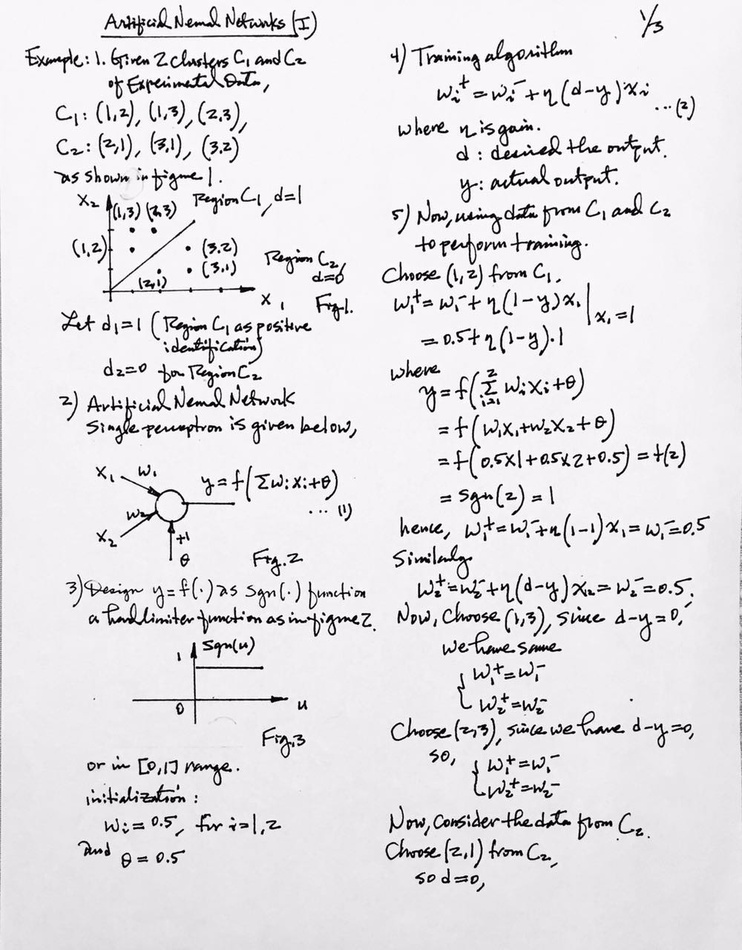
//> input picture IP120-AI-DL/2018F/2018F-7-107-Feedford1.jpg, 742 x 950 px, shrunk from 1000 x 1280 before the run
$ ./2019F-3-1findContour 2018F-7-107-Feedford1.jpg   (built with g++ and OpenCV 4)
//> lines starting //> are read from the running program, lines starting //| are printed output that depends on the picture; after the words box and inside, x2 and y2 are one past the last pixel; in counts of white or black regions, pixels touching at a corner belong together
/*-----------------------------------------------------*
 * Program: findContour.cpp;  CTI One Corp. HL         *
 * Date:    Sept. 2018;                                *
 * Purpose: Demo contour computations                  *
 * Another related program: createImage.cpp for        *
 *         the purpose of creating test pattern        *
 *         image to verify the contour computation.    *
 *-----------------------------------------------------*/

#include <iostream>
#include <fstream>
#include <string>
#include <unistd.h> //usleep( )
#include <math.h>   //sin( )
#include "opencv2/opencv_modules.hpp"
#include "opencv2/highgui/highgui.hpp"
#include "opencv2/imgproc.hpp"

using namespace std;
using namespace cv;

RNG rng(12345);

int main( int, char** argv )
{
        Mat frame, frame_gray, frame_blur;
        Mat frame_down, frame_tmp, frame_canny;

        frame = imread( argv[1], IMREAD_COLOR);
//> frame is the input picture: 950 rows x 742 cols, CV_8UC3; mean B, G, R 228.4, 225.4, 227.4

        if (!frame.data)
        {
        printf("No image data \n");
        return -1;
        }

        frame_tmp = frame;

        // [4 lines of commented-out code are left out]
        namedWindow("43 Display Image", WINDOW_AUTOSIZE);
        imshow("43 Display Image", frame);

        GaussianBlur( frame_tmp, frame_blur, Size( 5, 5 ), 20.0, 20.0 );
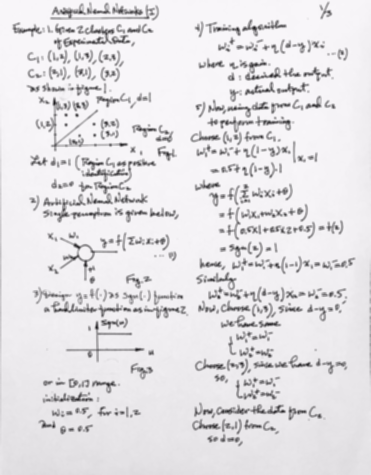
//> frame_blur: 950 rows x 742 cols, CV_8UC3 (shown at 1/2 size); mean B, G, R 228.4, 225.4, 227.4
        //imshow("47", frame_blur);

        Mat frame_binary, frame_blur_gray;
        cvtColor(frame_blur, frame_blur_gray, cv::COLOR_BGR2GRAY);

        cv::Scalar mean,stddev; //0:1st channel, 1:2nd channel and 2:3rd channel
        meanStdDev(frame_blur_gray,mean,stddev,cv::Mat());
//> mean = Scalar(226.4); stddev = Scalar(32.37)

        threshold( frame_blur_gray, frame_binary, mean.val[0] - 0.5*stddev.val[0], 255, 0 );
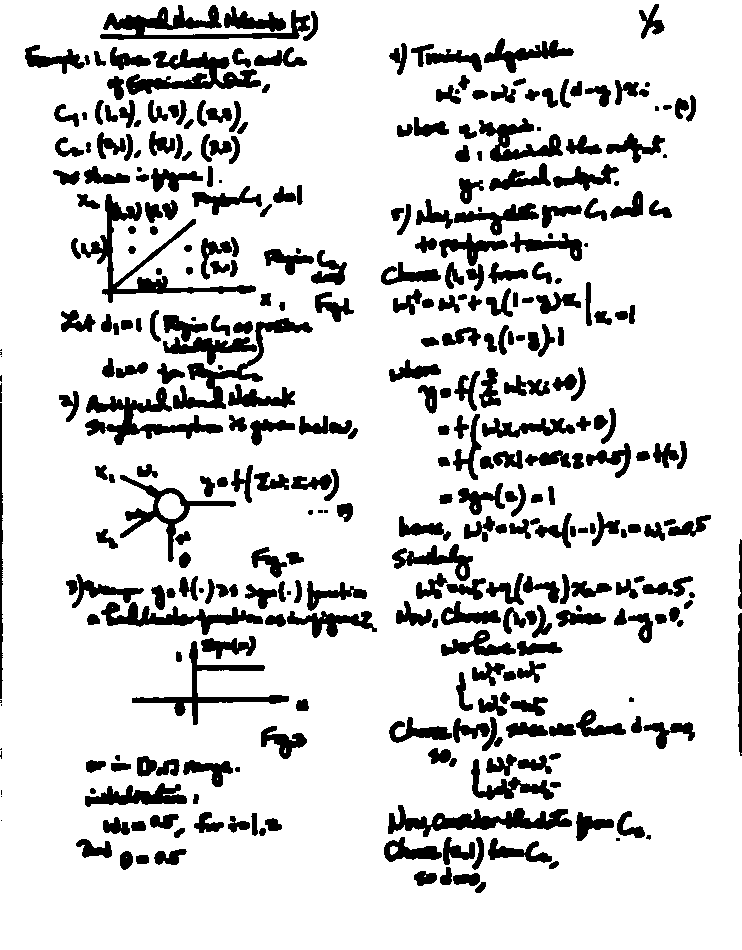
//> frame_binary: 950 rows x 742 cols, CV_8UC1; 84.5% white; 359 black regions (23 under 20 px)

        //Canny(frame_binary, frame_canny, 10, 100, 3); // Apply Canny edge detector

        vector<vector<Point> > contours_TREE, contours_CCOMP ;
        vector<Vec4i> hierarchy_TREE, hierarchy_CCOMP;

        findContours( frame_binary, contours_TREE, hierarchy_TREE,
                RETR_TREE, CHAIN_APPROX_SIMPLE, Point(0, 0) );
//> contours_TREE = 401 contours, 51 with area under 20; largest, box (x1, y1, x2, y2) and area: (0, 0, 742, 950) 701769, (80, 193, 257, 304) 3302, (99, 4, 311, 41) 3157, (84, 386, 224, 446) 2802, (125, 48, 262, 96) 2783

        findContours( frame_binary, contours_CCOMP, hierarchy_CCOMP,
                  RETR_CCOMP, CHAIN_APPROX_SIMPLE, Point(0, 0) );
//> contours_CCOMP has the same summary as contours_TREE

        Mat drawing_TREE = Mat::zeros( frame_binary.size(), CV_8UC3 );
        cout << "hierarchy_TREE:" << endl;

        for( int i = 0; i< contours_TREE.size(); i++ )
        {
                Scalar color = Scalar( rng.uniform(100, 255),
                                       rng.uniform(100,255), rng.uniform(100,255) );
                drawContours( drawing_TREE, contours_TREE, i, color, 2, 8,
                                       hierarchy_TREE, 0, Point());
                cout << "countour " << i << " [ne, pr, ch, pa]: "
                     << hierarchy_TREE [i] << endl;
        }
//> this loop made 401 passes
//| countour 0 [ne, pr, ch, pa]: [1, -1, -1, -1]
//| countour 1 [ne, pr, ch, pa]: [2, 0, -1, -1]
//| countour 2 [ne, pr, ch, pa]: [3, 1, -1, -1]
//| countour 3 [ne, pr, ch, pa]: [-1, 2, 4, -1]
//| countour 4 [ne, pr, ch, pa]: [5, -1, -1, 3]
//> (output is shown up to pass 5 of 401)
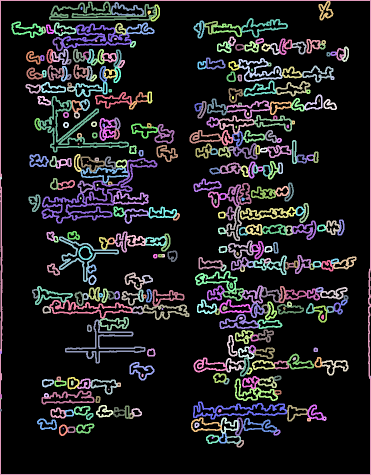
//> drawing_TREE: 950 rows x 742 cols, CV_8UC3 (shown at 1/2 size); mean B, G, R 32.7, 30.6, 31.3

        cout << endl;
        imshow("81 drawing_TREE ", drawing_TREE);
        Mat drawing_CCOMP = Mat::zeros( frame_binary.size(), CV_8UC3 );
        cout << "hierarchy_CCOMP:" << endl;

        for( int i = 0; i< contours_CCOMP.size(); i++ )
        {
                Scalar color = Scalar( rng.uniform(200, 255),
                                       rng.uniform(200,255), rng.uniform(200,255) );
                drawContours( drawing_CCOMP, contours_CCOMP, i, color, 2, 8,
                                       hierarchy_CCOMP, 0, Point());
                cout << "countour " << i << " [ne, pr, ch, pa]: "
                     << hierarchy_CCOMP [i] << endl;
        }
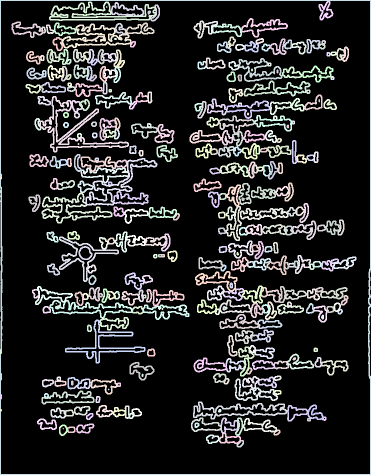
//> drawing_CCOMP: 950 rows x 742 cols, CV_8UC3 (shown at 1/2 size); mean B, G, R 40.4, 40.1, 39.8

        imshow("96 drawing_CCOMP ", drawing_CCOMP);

        //Print out all points of hierachy_TREE's contours
        for (int i=0; i<contours_TREE.size(); i++)
        {	cout << endl;
                cout << "hierarchy_TREE Contour " << i <<endl;
                for (int j=0; j<contours_TREE[i].size(); j++)
                {
                        cout << contours_TREE[i][j] << endl;
                }
        }

        //Print out all points of hierachy_CCOMP's contours
        for (int i=0; i<contours_CCOMP.size(); i++)
        {	cout << endl;
                cout << "hierarchy_CCOMP Contour " << i <<endl;
                for (int j=0; j<contours_CCOMP[i].size(); j++)
                {
                        cout << contours_CCOMP[i][j] << endl;
                }
        }

        Scalar color = Scalar( 0,0,255);

        //Copy contour 0 from hierachy_TREE
        Mat drawing_TREE_processed = Mat::zeros(drawing_TREE.size(), CV_8UC3);
        drawContours( drawing_TREE_processed, contours_CCOMP,
                      0, color, FILLED, 8, hierarchy_CCOMP, 1);
                      //maxLevel=1: nested contour
                      //maxLevel=2: nested-to-nested
        imshow ("124 drawing_TREE_0", drawing_TREE_processed);

        //HL 2018-9-13 Copy the largest contour from hierachy_CCOMP //find largest contour
        int idx = 0, largestComp = 0, smallestComp = 0;
        double maxArea = 0, minArea = 10000;
        for( ; idx >= 0; idx = hierarchy_CCOMP[idx][0] )
        {
        const vector<Point>& c = contours_CCOMP[idx];
        double area = fabs(contourArea(Mat(c)));
        if( area > maxArea )
        {
            maxArea = area;
            largestComp = idx;// find the largest contour??
        }
        }
//> this loop made 48 passes
//> (area, maxArea) on passes 3, 23, 48: (42.5, 42.5), (458, 458), (701769, 701769)
//> after the loop, idx = -1; maxArea = 701769; largestComp = 47

        Mat drawing_CCOMP_processed = Mat::zeros( frame_binary.size(), CV_8UC3 );
        drawContours( drawing_CCOMP_processed, contours_CCOMP,
                      largestComp, color, FILLED, LINE_8, hierarchy_CCOMP);
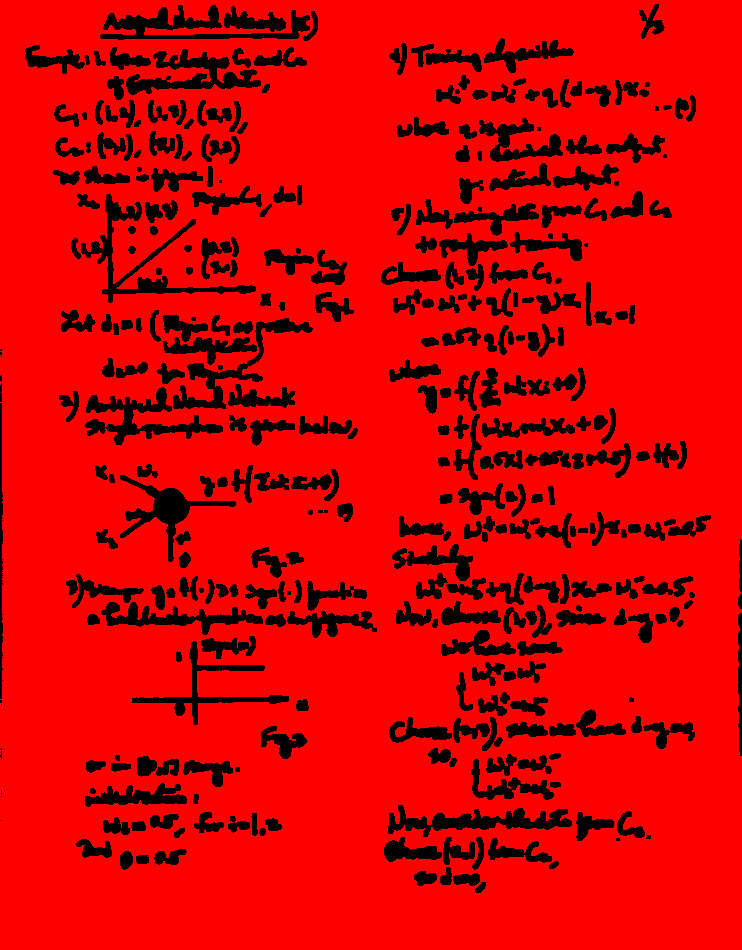
//> drawing_CCOMP_processed: 950 rows x 742 cols, CV_8UC3; mean B, G, R 0, 0, 215
        imshow("150 drawing_CCOMP_processed ", drawing_CCOMP_processed);

        // [8 lines of commented-out code are left out]
        drawContours( drawing_TREE, contours_TREE,
                      0, color, FILLED, 8, hierarchy_TREE, 1);
//> drawing_TREE: 950 rows x 742 cols, CV_8UC3; 1 pixels changed, all inside (x1, y1, x2, y2) = (741, 753, 742, 754)
        imshow("138 colored contour 0 drawing_TREE ", drawing_TREE);

        waitKey(0);
        return 0;
}

$ run again, on IP120-AI-DL/2018F/2018F-7-107-Feedford2.jpg
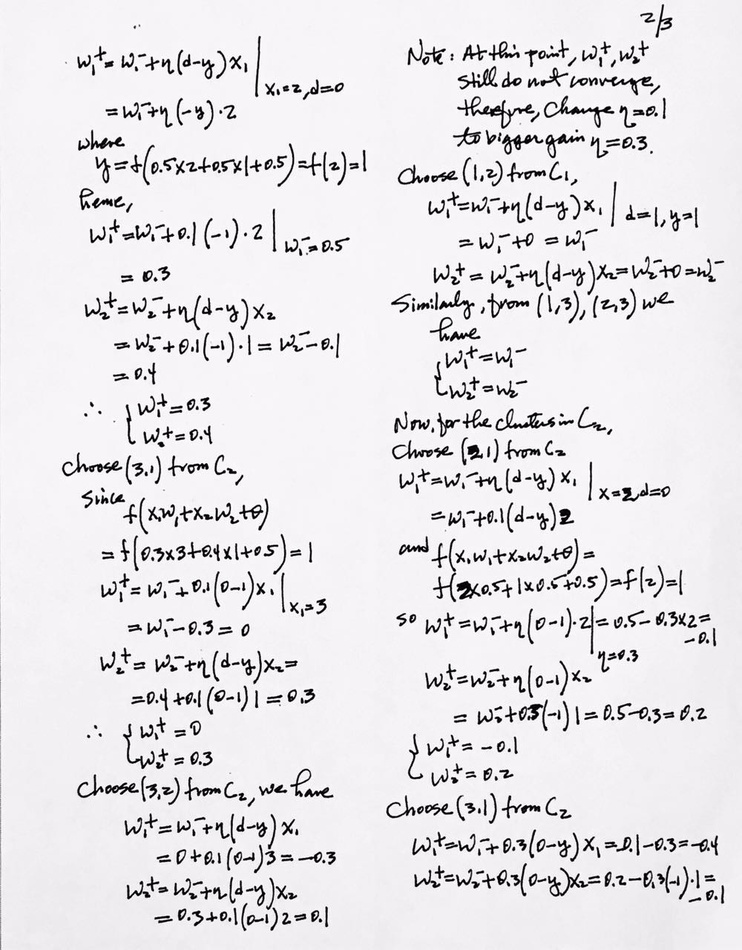
//> input picture IP120-AI-DL/2018F/2018F-7-107-Feedford2.jpg, 742 x 950 px, shrunk from 1000 x 1280 before the run
//> frame is the input picture: 950 rows x 742 cols, CV_8UC3; mean B, G, R 230.9, 227.9, 229.9
//> mean = Scalar(229); stddev = Scalar(34.35)
//> frame_binary: 950 rows x 742 cols, CV_8UC1; 84.5% white; 381 black regions (5 under 20 px)
//> contours_TREE = 421 contours, 29 with area under 20; largest, box (x1, y1, x2, y2) and area: (0, 0, 742, 950) 703196, (454, 537, 600, 592) 2260, (430, 537, 514, 604) 1794, (75, 773, 182, 807) 1619, (161, 153, 289, 178) 1618
//> contours_CCOMP has the same summary as contours_TREE
//> the loop `for( int i = 0; i< contours_TREE.size(); i++ )` made 421 passes
//| countour 0 [ne, pr, ch, pa]: [1, -1, -1, -1]
//| countour 1 [ne, pr, ch, pa]: [-1, 0, 2, -1]
//| countour 2 [ne, pr, ch, pa]: [3, -1, -1, 1]
//| countour 3 [ne, pr, ch, pa]: [4, 2, -1, 1]
//| countour 4 [ne, pr, ch, pa]: [5, 3, -1, 1]
//> (output is shown up to pass 5 of 421)
//> the loop `for( int i = 0; i< contours_CCOMP.size(); i++ )` made 421 passes
//| countour 0 [ne, pr, ch, pa]: [1, -1, -1, -1]
//| countour 1 [ne, pr, ch, pa]: [2, 0, -1, -1]
//| countour 2 [ne, pr, ch, pa]: [3, 1, -1, -1]
//| countour 3 [ne, pr, ch, pa]: [4, 2, -1, -1]
//| countour 4 [ne, pr, ch, pa]: [5, 3, -1, -1]
//> (output is shown up to pass 5 of 421)
//> after the loop `for( int i = 0; i< contours_CCOMP.size(); i++ )`:
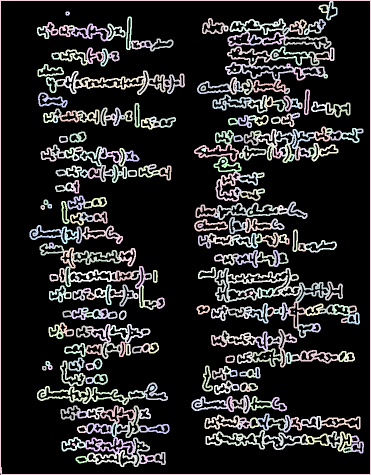
//> drawing_CCOMP: 950 rows x 742 cols, CV_8UC3 (shown at 1/2 size); mean B, G, R 40.5, 40.2, 40.5
//> the loop `for (int i=0; i<contours_TREE.size(); i++) {	cout << endl;` made 421 passes
//| hierarchy_TREE Contour 0
//| hierarchy_TREE Contour 1
//| hierarchy_TREE Contour 2
//| hierarchy_TREE Contour 3
//| hierarchy_TREE Contour 4
//> (output is shown up to pass 5 of 421)
//> the loop `for( ; idx >= 0; idx = hierarchy_CCOMP[idx][0] )` made 32 passes
//> (area, maxArea) on passes 7, 19, 25, 32: (23.5, 23.5), (40, 40), (49, 49), (703195.5, 703195.5)
//> after the loop `for( ; idx >= 0; idx = hierarchy_CCOMP[idx][0] )`: idx = -1; maxArea = 703195.5; largestComp = 31
//> `drawContours( drawing_CCOMP_processed, contours_CCOMP, largestComp, co..`:
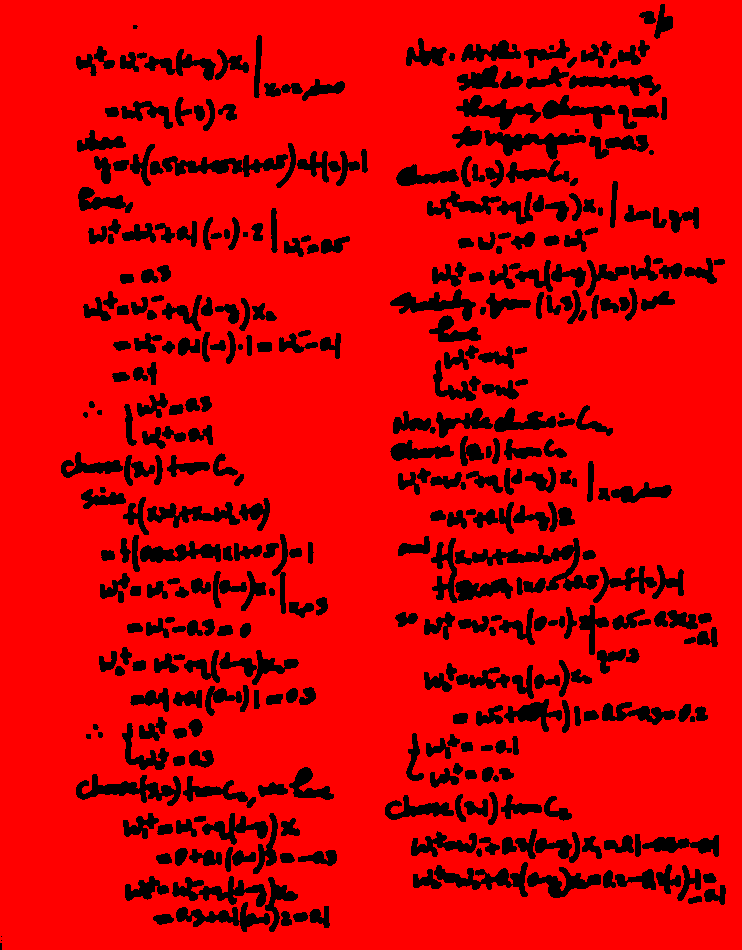
//> drawing_CCOMP_processed: 950 rows x 742 cols, CV_8UC3; mean B, G, R 0, 0, 215.3

$ run again, on IP120-AI-DL/2018F/2018F-7-107-Feedford3.jpg
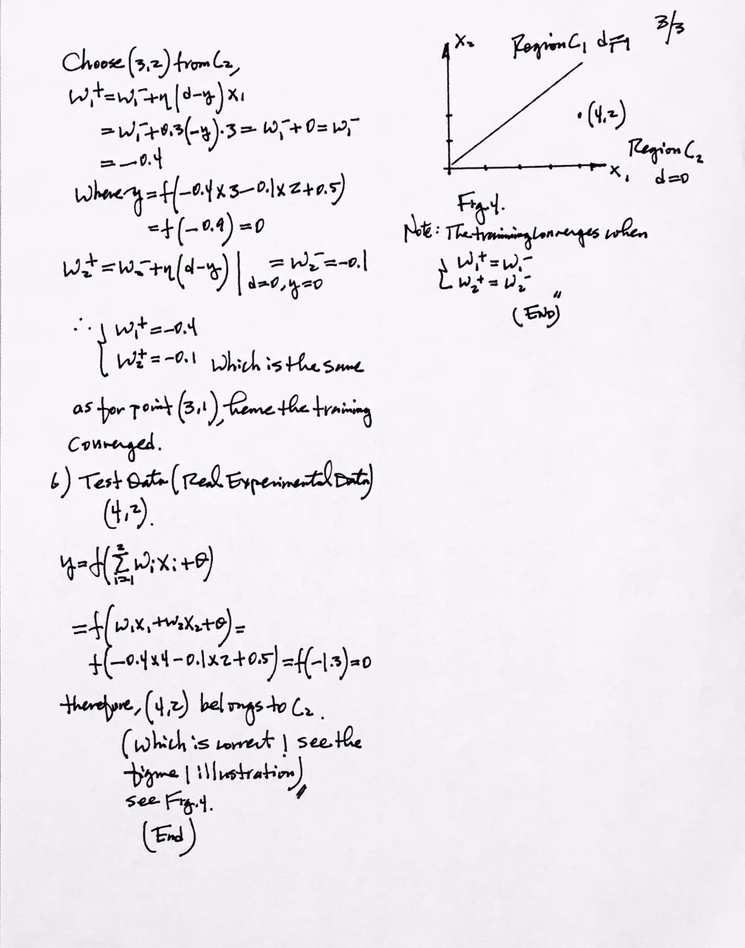
//> input picture IP120-AI-DL/2018F/2018F-7-107-Feedford3.jpg, 745 x 948 px, shrunk from 1006 x 1280 before the run
//> frame is the input picture: 948 rows x 745 cols, CV_8UC3; mean B, G, R 237.2, 234.2, 236.2
//> mean = Scalar(235.2); stddev = Scalar(26.64)
//> frame_binary: 948 rows x 745 cols, CV_8UC1; 90.6% white; 157 black regions
//> contours_TREE = 186 contours, 21 with area under 20; largest, box (x1, y1, x2, y2) and area: (0, 0, 745, 948) 704568, (439, 40, 609, 178) 3210, (444, 189, 602, 253) 2967, (224, 458, 376, 502) 2554, (221, 388, 375, 430) 2192
//> contours_CCOMP has the same summary as contours_TREE
//> the loop `for( int i = 0; i< contours_TREE.size(); i++ )` made 186 passes
//| countour 0 [ne, pr, ch, pa]: [-1, -1, 1, -1]
//| countour 1 [ne, pr, ch, pa]: [2, -1, -1, 0]
//| countour 2 [ne, pr, ch, pa]: [3, 1, -1, 0]
//| countour 3 [ne, pr, ch, pa]: [4, 2, -1, 0]
//| countour 4 [ne, pr, ch, pa]: [5, 3, -1, 0]
//> (output is shown up to pass 5 of 186)
//> the loop `for( int i = 0; i< contours_CCOMP.size(); i++ )` made 186 passes
//| countour 0 [ne, pr, ch, pa]: [1, -1, -1, -1]
//| countour 1 [ne, pr, ch, pa]: [2, 0, -1, -1]
//| countour 2 [ne, pr, ch, pa]: [3, 1, -1, -1]
//| countour 3 [ne, pr, ch, pa]: [4, 2, -1, -1]
//| countour 4 [ne, pr, ch, pa]: [5, 3, -1, -1]
//> (output is shown up to pass 5 of 186)
//> after the loop `for( int i = 0; i< contours_CCOMP.size(); i++ )`:
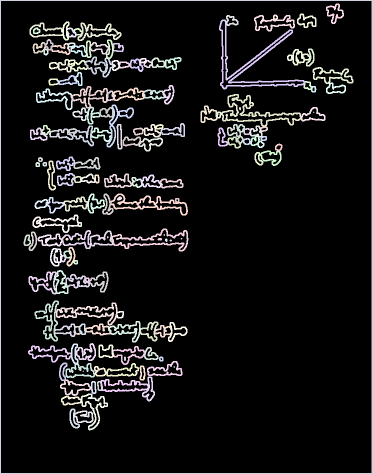
//> drawing_CCOMP: 948 rows x 745 cols, CV_8UC3 (shown at 1/2 size); mean B, G, R 22.8, 22.4, 22.8
//> the loop `for (int i=0; i<contours_TREE.size(); i++) {	cout << endl;` made 186 passes
//| hierarchy_TREE Contour 0
//| hierarchy_TREE Contour 1
//| hierarchy_TREE Contour 2
//| hierarchy_TREE Contour 3
//| hierarchy_TREE Contour 4
//> (output is shown up to pass 5 of 186)
//> the loop `for( ; idx >= 0; idx = hierarchy_CCOMP[idx][0] )` made 24 passes
//> (c, area, maxArea) on pass 24: (4 Points (x, y): [0, 0], [0, 947], [744, 947], [744, 0], 704568, 704568)
//> after the loop `for( ; idx >= 0; idx = hierarchy_CCOMP[idx][0] )`: idx = -1; maxArea = 704568; largestComp = 23
//> `drawContours( drawing_TREE, contours_TREE, 0, color, FILLED, 8, hierar..`:
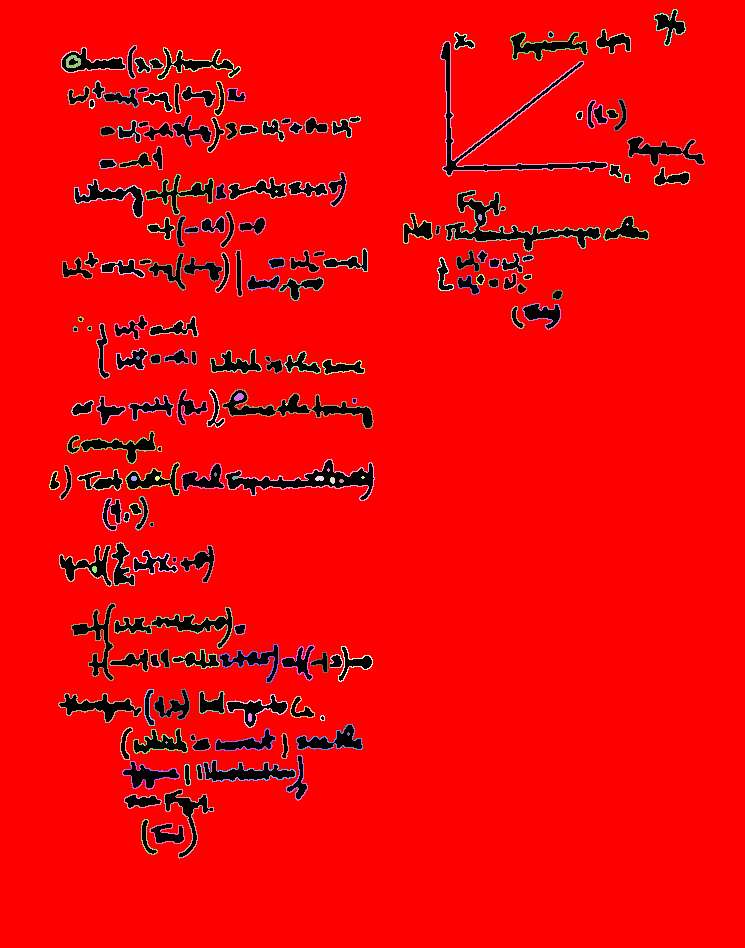
//> drawing_TREE: 948 rows x 745 cols, CV_8UC3; mean B, G, R 6, 5.7, 236.9
